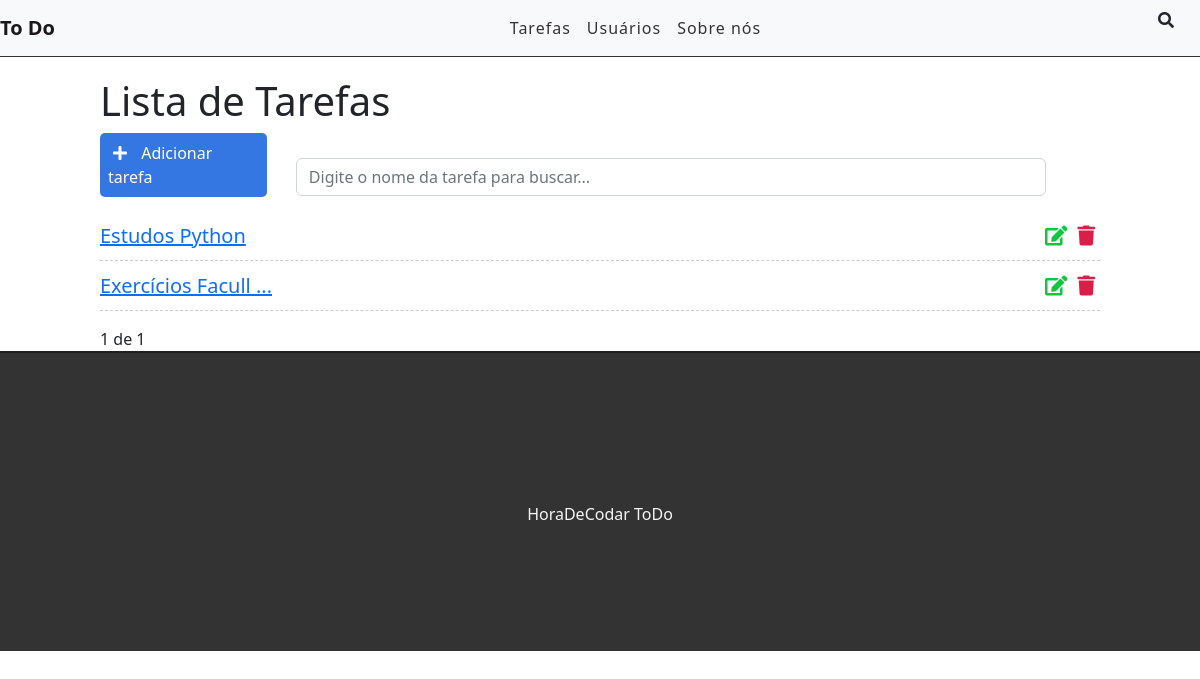
/, run on an earlier commit of the app's database.
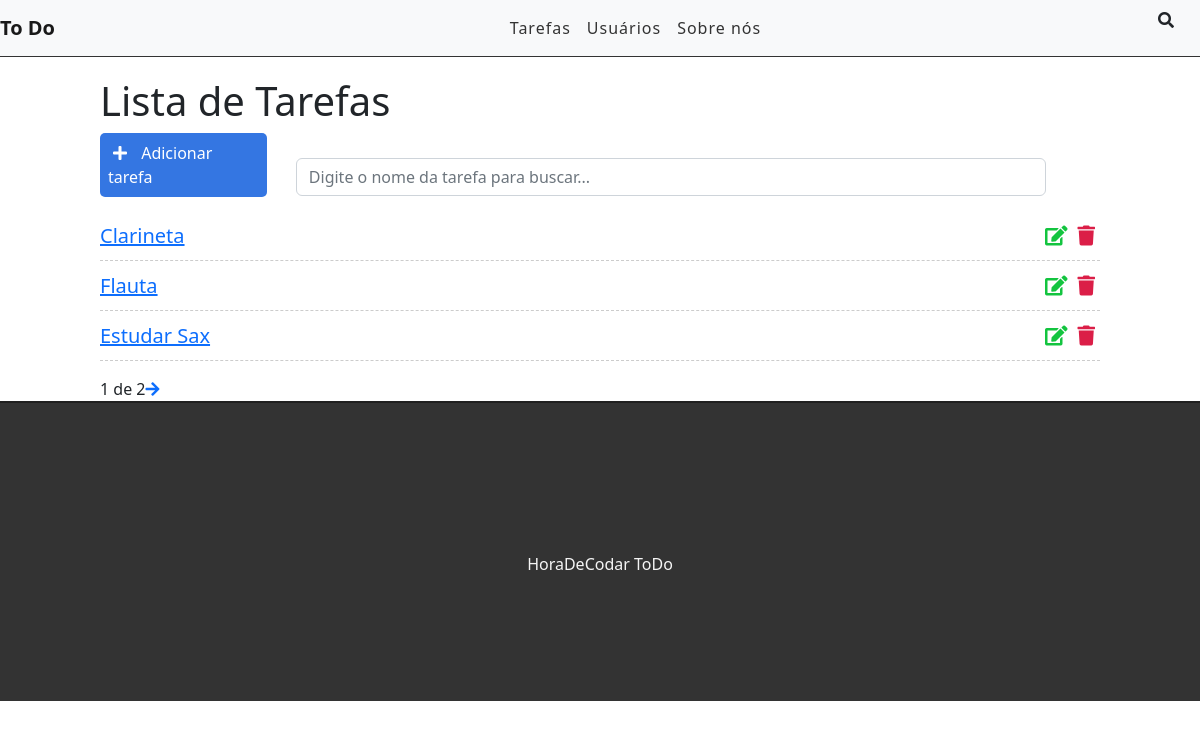
And on a later commit of the database.
### tasks/models.py (models this page shows, shortened)
class Task(models.Model):
    STATUS = (
        ('doing', 'Doing'),
        ('done', 'Done'),
    )
    title = models.CharField(max_length=255)
    description = models.TextField()
    done = models.CharField(
        max_length=5,
        choices=STATUS,
    )
    created_at = models.DateTimeField(auto_now_add=True)
    updated_at = models.DateTimeField(auto_now=True)

### tasks/views.py (the view)
# urls.py: path('', views.taskList, name='task-list'),
def taskList(request):
    tasks_list = Task.objects.all().order_by('-created_at')
    paginator = Paginator(tasks_list, 3)
    page = request.GET.get('page')
    tasks = paginator.get_page(page)
    return render(request, 'tasks/list.html', {'tasks': tasks})

### tasks/templates/tasks/list.html (shortened to what this page needs)
{% extends 'base.html' %}
{% block content %}
    <div class="offset-1 col-10 list-div">
        <h1>Lista de Tarefas</h1>
        <a id="add-link" href="newtask/">
            <div class="col-2 add-div">
                <i class="fas fa-plus"></i> Adicionar tarefa
            </div>
        </a>
        <div class="col-9 search-div">
            <input class="form-control" type="text" id="search" name="search" placeholder="Digite o nome da tarefa para buscar...">
            <i class="fas fa-search"></i>
        </div>
        <ul class="task-list">
            {% for task in tasks %}
            <li class="task-item">
                <span><a href="/task/{{task.id}}">{{task.title}}</a></span>
                <a href="delete/{{task.id}}"><span><i class="fas fa-trash"></i></span></a>
                <a href="edit/{{task.id}}"><span><i class="fas fa-edit"></i></span></a>
            </li>
            {% endfor %}
        </ul>
        <div class="pagination">
            <span class="current">
                {{ tasks.number }} de {{ tasks.paginator.num_pages }}
            </span>
            {% if tasks.has_next %}
                <a href="?page={{ tasks.next_page_number }}"><i class="fas fa-arrow-right"></i></a>
            {% endif %}
        </div>
    </div>
{% endblock content %}

What changed in the data, as far as the page shows it:
no longer on this page (row unchanged): Task: title "Estudos Python"
no longer on this page (row unchanged): Task: title "Exercícios Facull ..."
added Task: title "Clarineta"
added Task: title "Flauta"
added Task: title "Estudar Sax"
Also different on the page:
{{ tasks.paginator.num_pages }}: "1" → "2"
